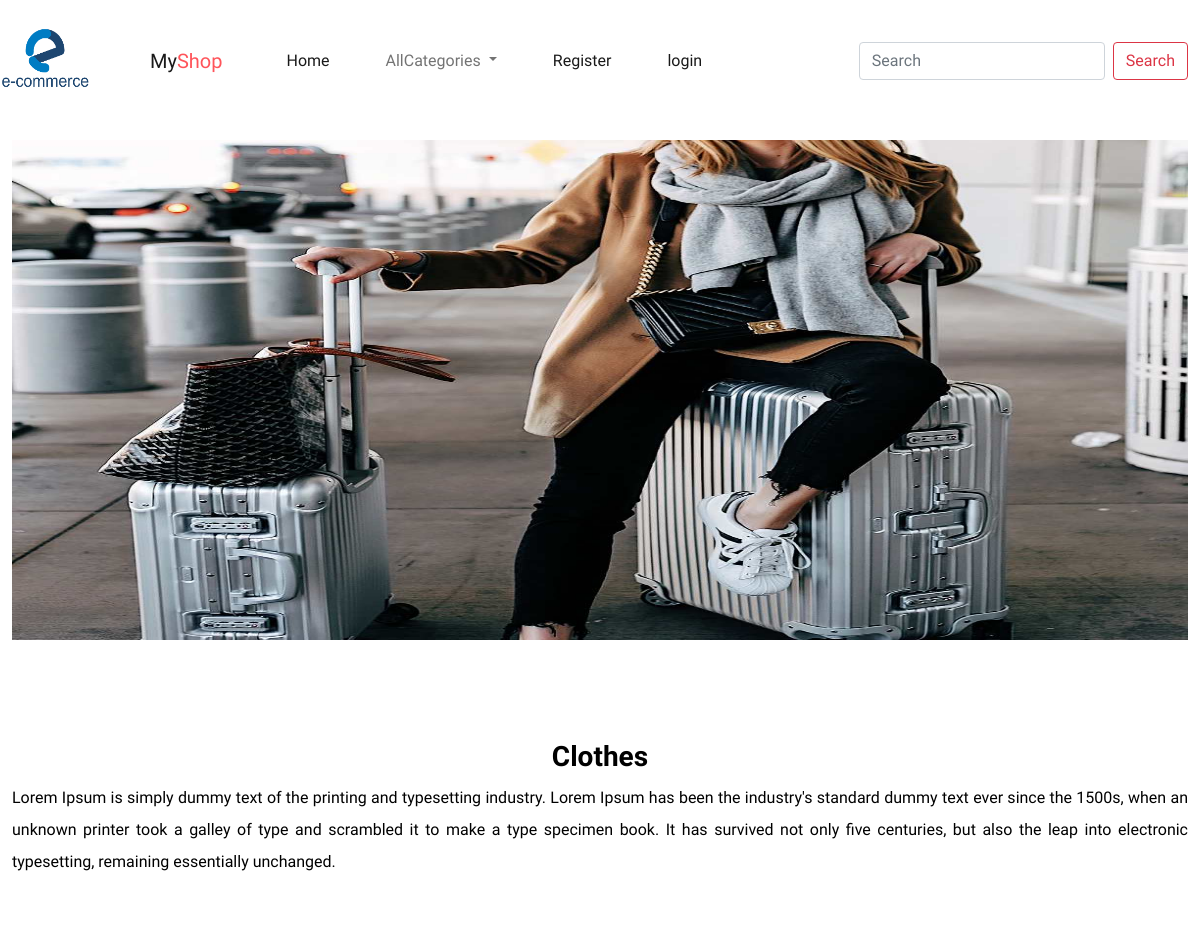
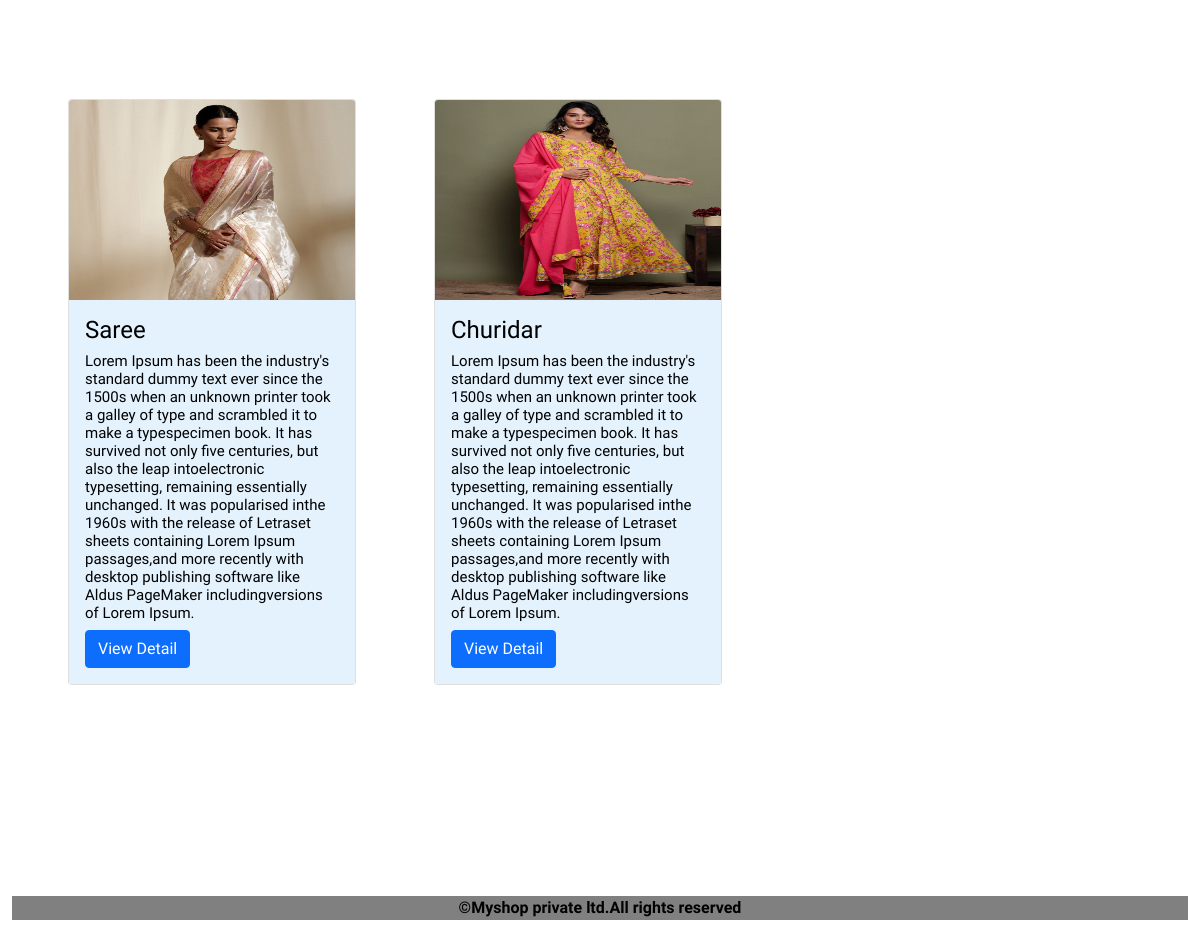
The app's page /product/2 with its own data (2 pictures, top to bottom).
### shop/models.py (models this page shows, shortened)
class Category(models.Model):   #base class models.Model
    name = models.CharField(max_length=40)   #to add primary key : (max_length(20),primary key=true)
    desc = models.TextField()
    image=models.ImageField(upload_to='categories',null=True,blank=True)

class Product(models.Model):
    name = models.CharField(max_length=40)  # to add primary key : (max_length(20),primary key=true)
    desc = models.TextField()
    image = models.ImageField(upload_to='products', null=True, blank=True)
    price=models.DecimalField(max_digits=10,decimal_places=2)
    stock=models.IntegerField()
    available=models.BooleanField(default=True)  #always set available stock default=true coz when we adding into table the stock is available we can change after that
    created=models.DateTimeField(auto_now_add=True)  #add one time into table
    updated=models.DateTimeField(auto_now=True)    #every time adds when we update record
    category=models.ForeignKey(Category,on_delete=models.CASCADE)  #the connection model must given inside (Category,on_delete=models.CASCADE) here Category is connection model

### shop/views.py (the view)
# urls.py: path('product/<int:p>', views.allproducts, name="products"),
def allproducts(request,p):
    c=Category.objects.get(id=p)   #get : to get 1 record according to condition
    p=Product.objects.filter(category=c)     #filter : to take multiple data according to condition
    return render(request,'product.html',{'c':c,'p':p})

### cart/context_processors.py (called while the page is built, shortened)
def total(request):
    count=0
    return{'count':count}

### shop/context_processors.py (called while the page is built)
def links(request):
    c=Category.objects.all()
    return {'links':c}       #here we can pass context as funcname 'links' variable only coz its func name is links (so both must be same name)

### templates/product.html (shortened to what this page needs)
<!DOCTYPE html>
{% extends 'base.html' %}
{% load static %}
{% block content %}
<div class="container-fluid mt-4" style="margin-bottom:100px">
    <img src="{{ c.image.url }}" height="500px" width="100%">
</div>
<div class="container-fluid" style="margin-bottom:100px">
    <h3 class="text-center text-black fw-bold">{{ c.name }}</h3>
    <p style="text-align:justify;line-height:2">{{ c.desc }}</p>
</div>
<div class="container-fluid" style="margin-bottom:100px">
    <div class="row">
        {% for i in p %}
            <div class="col-sm-3 m-2 " style="height:px; width:350px;" >
            <div class="card m-5" style="width: 18rem;">
  <img src="{{i.image.url}}" height="200px" width="100%" class="card-img-top" alt="...">
  <div class="card-body" style="background-color:#e3f2fd">
    <h4 class="card-title">{{i.name}}</h4>
       <h5 class="card-title" style="font-size:15px">{{i.desc}}</h5>
    <a href="{% url 'shop:detail' i.id %}" class="btn btn-primary">View Detail</a>
  </div>
</div>
        </div>
{% endfor %}
    </div>
</div>
{% endblock %}

### static/css/style.css (style rules this page uses)
body { color:black; background-color:white; font-family: "Recursive", sans-serif; font-optical-sizing: auto; font-weight: 300; font-style: normal; font-variation-settings: "slnt" 0, "CASL" 0, "CRSV" 0.5, "MONO" 0; }
.log-img,img { padding-top:px; }
.container-fluid { margin-top:5px; background-color:white; }

### records on screen
Category: image (picture), name "Clothes", desc "Lorem Ipsum is simply dummy text of the printing and typesetting industry. Lorem Ipsum has been the industry's standard dummy text ever since the 1500s, when an unknown printer took a galley of type and scrambled it to make a type specimen book. It has survived not only five centuries, but also the leap into electronic typesetting, remaining essentially unchanged."
Product: image (picture), name "Saree", desc "Lorem Ipsum has been the industry's standard dummy text ever since the 1500s when an unknown printer took a galley of type and scrambled it to make a typespecimen book. It has survived not only five centuries, but also the leap intoelectronic typesetting, remaining essentially unchanged. It was popularised inthe 1960s with the release of Letraset sheets containing Lorem Ipsum passages,and more recently with desktop publishing software like Aldus PageMaker includingversions of Lorem Ipsum."
Product: image (picture), name "Churidar", desc "Lorem Ipsum has been the industry's standard dummy text ever since the 1500s when an unknown printer took a galley of type and scrambled it to make a typespecimen book. It has survived not only five centuries, but also the leap intoelectronic typesetting, remaining essentially unchanged. It was popularised inthe 1960s with the release of Letraset sheets containing Lorem Ipsum passages,and more recently with desktop publishing software like Aldus PageMaker includingversions of Lorem Ipsum."
